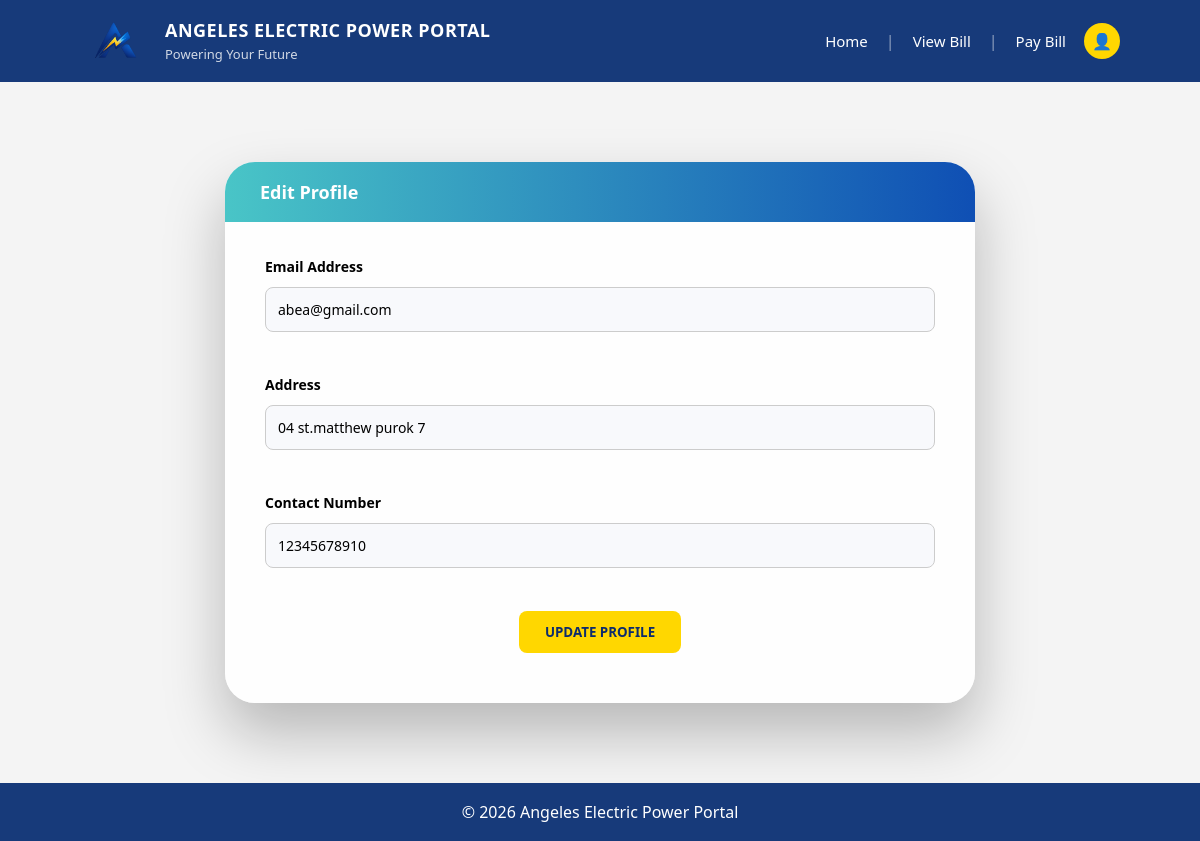
Page /edit_profile.php (signed in) on the committed database.
### tables this page shows
CREATE TABLE `users` (
  `id` int(11) NOT NULL,
  `account_number` varchar(20) DEFAULT NULL,
  `name` varchar(100) NOT NULL,
  `email` varchar(100) NOT NULL,
  `password` varchar(255) NOT NULL,
  `dob` date DEFAULT NULL,
  `address` varchar(255) DEFAULT NULL,
  `contact_no` varchar(20) DEFAULT NULL,
  `created_at` timestamp NOT NULL DEFAULT current_timestamp()
);

### edit_profile.php (the view, shortened to what this page needs)
<?php
include 'config/database.php';
$user_id = $_SESSION['user_id'];
$user = $conn->query("
    SELECT * FROM users
    WHERE id = $user_id
")->fetch_assoc();
?>
<!DOCTYPE html>
<html>
<head>
    <link rel="stylesheet" href="assets/style.css">
</head>
<body>
<?php include 'includes/header.php'; ?>
<div class="glass-wrapper">
    <div class="glass-card">
        <div class="glass-top">
            Edit Profile
        </div>
        <div class="glass-content">
            <form method="POST" class="profile-form">
                <div class="form-group">
                    <label>Email Address</label>
                    <input type="email"
                           name="email"
                           value="<?php echo htmlspecialchars($user['email']); ?>"
                           required>
                </div>
                <div class="form-group">
                    <label>Address</label>
                    <input type="text"
                           name="address"
                           value="<?php echo htmlspecialchars($user['address']); ?>"
                           required>
                </div>
                <div class="form-group">
                    <label>Contact Number</label>
                    <input type="text"
                           name="contact_no"
                           value="<?php echo htmlspecialchars($user['contact_no']); ?>"
                           required>
                </div>
                <div class="center-btn">
                    <button type="submit"
                            name="update_profile"
                            class="btn-confirm">
                        UPDATE PROFILE
                    </button>
                </div>
            </form>
        </div>
    </div>
</div>
<?php include 'includes/footer.php'; ?>
</body>
</html>

### assets/style.css (style rules this page uses)
* { margin:0; padding:0; box-sizing:border-box; font-family:'Segoe UI', sans-serif; }
html { height:100%; }
body { min-height:100vh; display:flex; flex-direction:column; background:#f4f4f4; }
.glass-wrapper { display:flex; justify-content:center; padding:80px 20px; }
.glass-card { width:750px; background:rgba(255,255,255,0.92); border-radius:30px; box-shadow:0 30px 60px rgba(0,0,0,0.25); overflow:hidden; }
.glass-top { background:linear-gradient(to right,#49c5c7,#0f4fb4); padding:18px 35px; color:white; font-weight:600; font-size:18px; }
.glass-content { padding:35px 40px 50px 40px; }
.form-group { margin-bottom:25px; }
.form-group label { display:block; margin-bottom:10px; font-size:14px; font-weight:600; }
.form-group input { width:100%; padding:12px; border-radius:6px; border:1px solid #ccc; margin-top:5px; font-size:14px; }
.confirm-center, .center-btn { text-align:center; }
.btn-confirm { display:inline-block; background:#ffd700; color:#0d2c6c; padding:12px 26px; border:none; border-radius:8px; font-weight:700; text-decoration:none; cursor:pointer; transition:0.25s; }
.profile-form { display: flex; flex-direction: column; gap: 18px; }
.form-group { display: flex; flex-direction: column; }
.form-group label { margin-bottom: 6px; font-weight: 600; font-size: 14px; }
.form-group input { padding: 12px; border-radius: 8px; border: 1px solid #ccc; background: #f8f9fc; font-size: 14px; }

### rows in the picture
users: email "abea@gmail.com", address "04 st.matthew purok 7", contact_no "12345678910"
